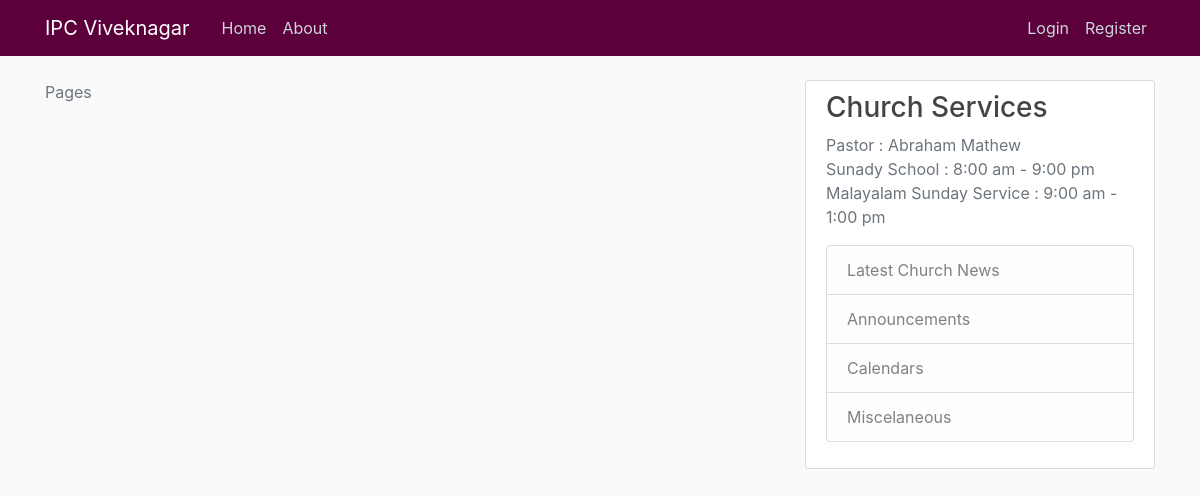
Page /home on the earlier database version.
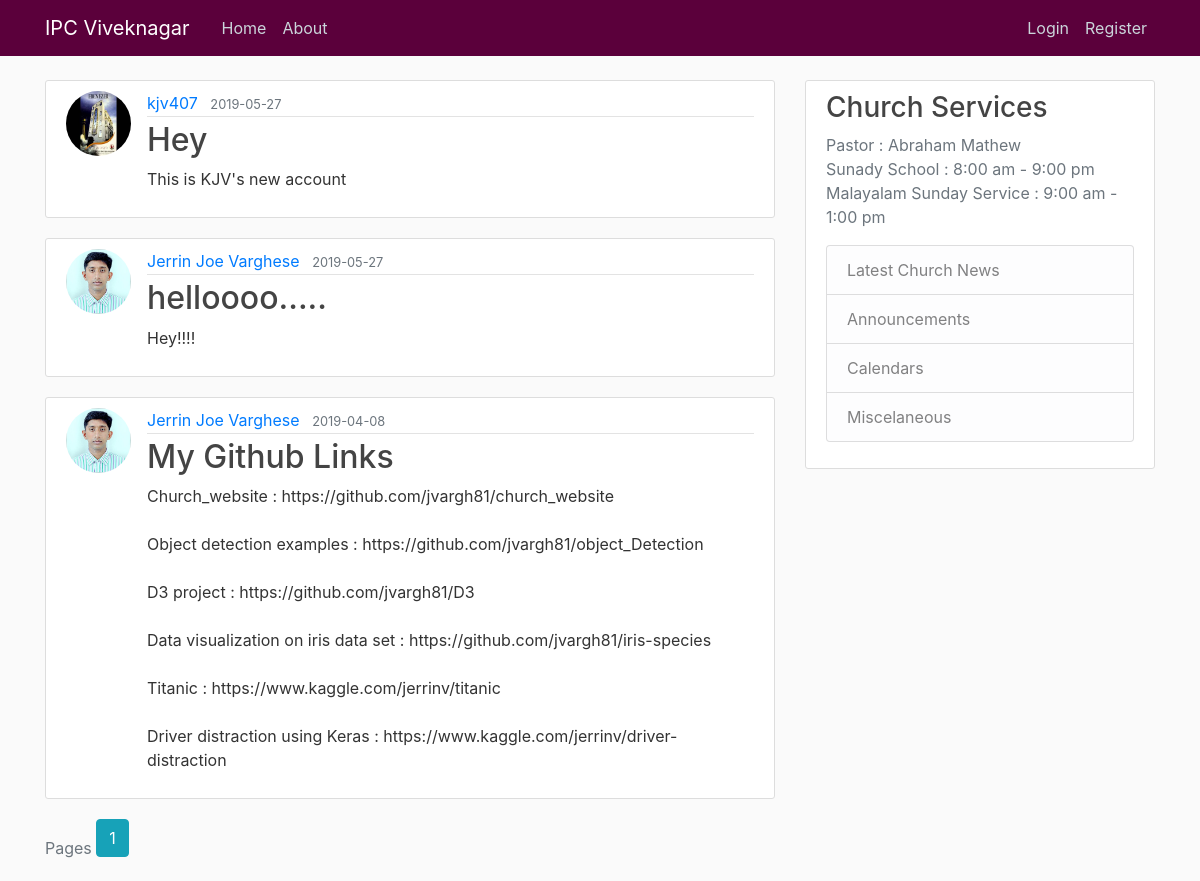
Same page on the later database version.
### church_web/models.py (models this page shows, shortened)
class Post(db.Model):
    id = db.Column(db.Integer,primary_key=True)
    title = db.Column(db.String(100),nullable=False)
    date_posted = db.Column(db.DateTime,nullable=False, default=datetime.utcnow)
    content = db.Column(db.Text,nullable=False)
    user_id = db.Column(db.Integer,db.ForeignKey('user.id'), nullable=False)

class User(db.Model, UserMixin):
    id = db.Column(db.Integer,primary_key=True)
    username = db.Column(db.String(20),unique=True,nullable=False)
    email = db.Column(db.String(120),unique=True,nullable=False)
    image_file = db.Column(db.String(20),nullable=False,default='default.jpg')
    password = db.Column(db.String(60),nullable=False)
    post = db.relationship('Post',backref='author',lazy=True)

### church_web/routes.py (the view)
@app.route("/") # root page or home page.
@app.route("/home") # also need thie route.
def home():
    page = request.args.get('page',1,type=int)
    post = Post.query.order_by(Post.date_posted.desc()).paginate(page=page,per_page=5)
    return render_template('home.html', posts=post)

### church_web/templates/home.html
{% extends "layout.html" %}
{% block content %}
	{% for post in posts.items %}
		<article class="media content-section">
		 <img class="rounded-circle article-img" src="{{url_for('static',filename='./' + post.author.image_file)}}">
		  <div class="media-body">
		    <div class="article-metadata">
		      <a class="mr-2" href="{{url_for('user_post', username=post.author.username)}}">{{ post.author.username }}</a>
		      <small class="text-muted">{{ post.date_posted.strftime('%Y-%m-%d') }}</small>
		    </div>
		    <h2><a class="article-title" href="{{ url_for('post', post_id=post.id) }}">{{ post.title }}</a></h2>
		    <p class="article-content">{{ post.content }}</p>
		  </div>
		</article>
	{% endfor %}
	<a class="text-muted">Pages</a>
	{% for page_num in posts.iter_pages(left_edge=1,right_edge=1,left_current=1,right_current=2) %}
		{% if page_num %}
			{% if posts.page == page_num%}
				<a class="btn btn-info mb-4" href="{{url_for('home',page=page_num)}}">{{ page_num }}</a>
			{% else %}
				<a class="btn btn-outline-info mb-4" href="{{url_for('home',page=page_num)}}">{{ page_num }}</a>
			{% endif%}
		{% else %}
			...
		{% endif %}
	{% endfor %}
{% endblock content %}

### church_web/templates/layout.html (shortened to what this page needs)
<!DOCTYPE html>
<html>
        <head>
    		<link rel="stylesheet" href="https://stackpath.bootstrapcdn.com/bootstrap/4.3.1/css/bootstrap.min.css">
		<link rel="stylesheet" type="text/css" href="{{url_for('static',filename='main.css')}}">
        </head>
        <body>
		<header class="site-header">
		  <nav class="navbar navbar-expand-md navbar-dark bg-steel fixed-top">
		    <div class="container">
		      <a class="navbar-brand mr-4" href="/">IPC Viveknagar</a>
		      <div class="collapse navbar-collapse" id="navbarToggle">
		        <div class="navbar-nav mr-auto">
				<a class="nav-item nav-link" href="{{url_for('home')}}">Home</a>
		          <a class="nav-item nav-link" href="{{url_for('about')}}">About</a>
		        </div>
		        <div class="navbar-nav">
			  {% if current_user.is_authenticated %}
			  	<a class="nav-item nav-link" href="{{url_for('new_post')}}">New Post</a>
			  	<a class="nav-item nav-link" href="{{url_for('account')}}">Account</a>
		          	<a class="nav-item nav-link" href="{{url_for('logout')}}">Logout</a>
			  {% else %}
		          	<a class="nav-item nav-link" href="{{url_for('login')}}">Login</a>
		          	<a class="nav-item nav-link" href="{{url_for('register')}}">Register</a>
			  {% endif %}
		        </div>
		      </div>
		    </div>
		  </nav>
		</header>
		<main role="main" class="container">
		  <div class="row">
		    <div class="col-md-8">
		      {% block content %}{% endblock %}
		    </div>
		    <div class="col-md-4">
		      <div class="content-section">
		        <h3>Church Services</h3>
		        <p class='text-muted'> Pastor : Abraham Mathew <br />
					       Sunady School : 8:00 am - 9:00 pm<br />
					       Malayalam Sunday Service : 9:00 am - 1:00 pm
		          <ul class="list-group">
		            <li class="list-group-item list-group-item-light">Latest Church News</li>
		            <li class="list-group-item list-group-item-light">Announcements</li>
		            <li class="list-group-item list-group-item-light">Calendars</li>
		            <li class="list-group-item list-group-item-light">Miscelaneous</li>
		          </ul>
		        </p>
		      </div>
		    </div>
		  </div>
		</main>
        </body>
</html>

### church_web/static/main.css (style rules this page uses)
body { background: #fafafa; color: #333333; margin-top: 5rem; }
h1, h2, h3, h4, h5, h6 { color: #444444; }
.bg-steel { background-color: #5b003b; }
.site-header .navbar-nav .nav-link { color: #cbd5db; }
.content-section { background: #ffffff; padding: 10px 20px; border: 1px solid #dddddd; border-radius: 3px; margin-bottom: 20px; }
.article-title { color: #444444; }
.article-content { white-space: pre-line; }
.article-img { height: 65px; width: 65px; margin-right: 16px; }
.article-metadata { padding-bottom: 1px; margin-bottom: 4px; border-bottom: 1px solid #e3e3e3 }

Differences in the rows shown:
added Post: image_file (placeholder picture), author.username "kjv407", date_posted "2019-05-27", title "Hey", content "This is KJV's new account"
added Post: image_file (picture), author.username "Jerrin Joe Varghese", date_posted "2019-05-27", title "helloooo.....", content "Hey!!!!"
added Post: image_file (picture), author.username "Jerrin Joe Varghese", date_posted "2019-04-08", title "My Github Links", content "Church_website : https://github.com/jvargh81/church_website Object detection examples : https://github.com/jvargh81/object_Detection D3 project : https://github.com/jvargh81/D3 Data visualization on iris data set : https://github.com/jvargh81/iris-species Titanic : https://www.kaggle.com/jerrinv/titanic Driver distraction using Keras : https://www.kaggle.com/jerrinv/driver-distraction"
Other differences:
new list line: "1"
